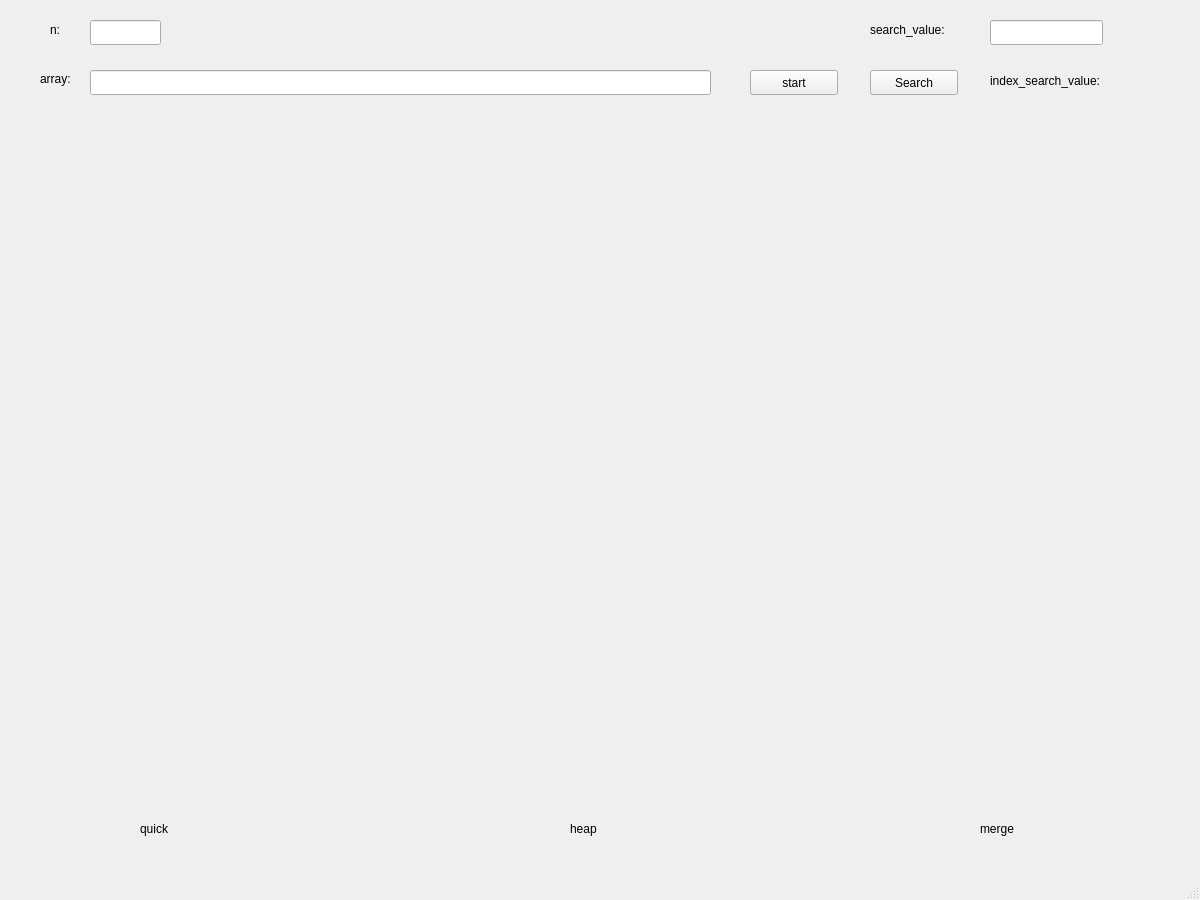
<?xml version="1.0" encoding="UTF-8"?>
<ui version="4.0">
 <class>MainWindow</class>
 <widget class="QMainWindow" name="MainWindow">
  <property name="geometry">
   <rect>
    <x>0</x>
    <y>0</y>
    <width>1200</width>
    <height>900</height>
   </rect>
  </property>
  <property name="windowTitle">
   <string>MainWindow</string>
  </property>
  <widget class="QWidget" name="centralwidget">
   <widget class="QLineEdit" name="ArrayEdit">
    <property name="geometry">
     <rect>
      <x>90</x>
      <y>70</y>
      <width>621</width>
      <height>25</height>
     </rect>
    </property>
   </widget>
   <widget class="QLineEdit" name="NumEdit">
    <property name="geometry">
     <rect>
      <x>90</x>
      <y>20</y>
      <width>71</width>
      <height>25</height>
     </rect>
    </property>
   </widget>
   <widget class="QLabel" name="label">
    <property name="geometry">
     <rect>
      <x>50</x>
      <y>20</y>
      <width>21</width>
      <height>20</height>
     </rect>
    </property>
    <property name="text">
     <string>n:</string>
    </property>
   </widget>
   <widget class="QLabel" name="label_2">
    <property name="geometry">
     <rect>
      <x>40</x>
      <y>70</y>
      <width>41</width>
      <height>17</height>
     </rect>
    </property>
    <property name="text">
     <string>array:</string>
    </property>
   </widget>
   <widget class="QPushButton" name="start">
    <property name="geometry">
     <rect>
      <x>750</x>
      <y>70</y>
      <width>88</width>
      <height>25</height>
     </rect>
    </property>
    <property name="text">
     <string>start</string>
    </property>
   </widget>
   <widget class="QLineEdit" name="searchEdit">
    <property name="geometry">
     <rect>
      <x>990</x>
      <y>20</y>
      <width>113</width>
      <height>25</height>
     </rect>
    </property>
   </widget>
   <widget class="QLabel" name="label_3">
    <property name="geometry">
     <rect>
      <x>870</x>
      <y>20</y>
      <width>91</width>
      <height>20</height>
     </rect>
    </property>
    <property name="text">
     <string>&lt;html&gt;&lt;head/&gt;&lt;body&gt;&lt;p&gt;search_value:&lt;/p&gt;&lt;/body&gt;&lt;/html&gt;</string>
    </property>
   </widget>
   <widget class="QPushButton" name="searchButton">
    <property name="geometry">
     <rect>
      <x>870</x>
      <y>70</y>
      <width>88</width>
      <height>25</height>
     </rect>
    </property>
    <property name="text">
     <string>Search</string>
    </property>
   </widget>
   <widget class="QLabel" name="label_search">
    <property name="geometry">
     <rect>
      <x>990</x>
      <y>70</y>
      <width>191</width>
      <height>21</height>
     </rect>
    </property>
    <property name="text">
     <string>index_search_value:</string>
    </property>
   </widget>
   <widget class="QLabel" name="label_4">
    <property name="geometry">
     <rect>
      <x>140</x>
      <y>820</y>
      <width>221</width>
      <height>17</height>
     </rect>
    </property>
    <property name="text">
     <string>quick</string>
    </property>
   </widget>
   <widget class="QLabel" name="label_5">
    <property name="geometry">
     <rect>
      <x>570</x>
      <y>820</y>
      <width>221</width>
      <height>17</height>
     </rect>
    </property>
    <property name="text">
     <string>heap</string>
    </property>
   </widget>
   <widget class="QLabel" name="label_6">
    <property name="geometry">
     <rect>
      <x>980</x>
      <y>820</y>
      <width>201</width>
      <height>17</height>
     </rect>
    </property>
    <property name="text">
     <string>merge</string>
    </property>
   </widget>
  </widget>
  <widget class="QMenuBar" name="menubar">
   <property name="geometry">
    <rect>
     <x>0</x>
     <y>0</y>
     <width>1200</width>
     <height>22</height>
    </rect>
   </property>
  </widget>
  <widget class="QStatusBar" name="statusbar"/>
 </widget>
 <resources/>
 <connections/>
</ui>
